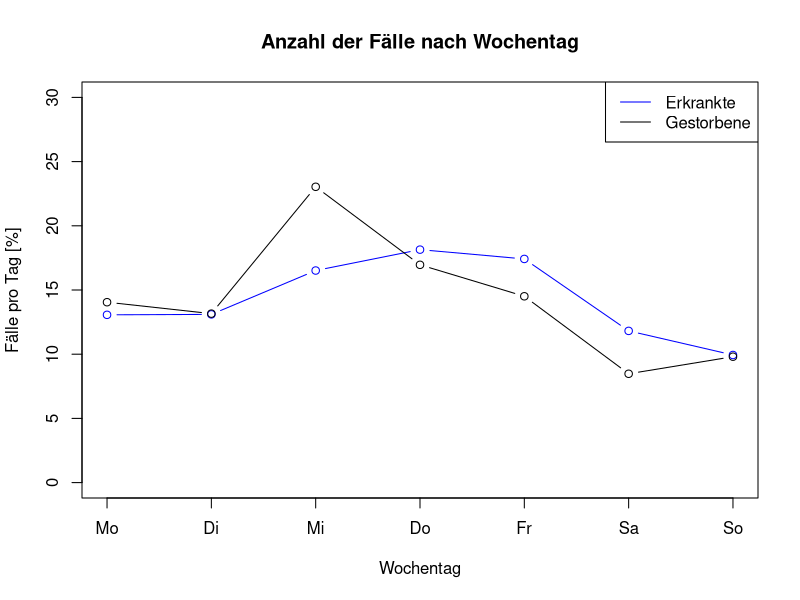

Generate this figure with R:
#!/usr/bin/env Rscript

# Load statistics from RKI test report
# Source https://www.rki.de/DE/Content/InfAZ/N/Neuartiges_Coronavirus/Situationsberichte/2020-08-05-de.pdf?__blob=publicationFile
#
# 

cases <- read.csv("../data/Germany.csv")

png("Wochentag.png")

ShortDayNames <- c(
      "Mo"
    , "Di"
    , "Mi"
    , "Do"
    , "Fr"
    , "Sa"
    , "So"
    )

l <- length(cases$Kw)

cases$incCases <- c(0, cases$Cases[2:l]-cases$Cases[1:l-1])
cases$incDeaths <- c(0, cases$Deaths[2:l]-cases$Deaths[1:l-1])

WTag <- aggregate(cbind(incCases,incDeaths)~WTag, FUN=sum, data=cases)

plot( 
      0:6
    , WTag$incCases/sum(WTag$incCases)*100
    , type="b"
    , col="blue"
    , xaxt="n"
    , ylim= c(0,30)
    , xlab="Wochentag"
    , ylab="Fälle pro Tag [%]"
    , main="Anzahl der Fälle nach Wochentag"
    )
lines( 
      0:6
    , WTag$incDeaths/sum(WTag$incDeaths)*100
    , type="b"
    , col="black"
    )
axis(1
    , at= 0:6
    , labels=ShortDayNames
    )
legend( "topright"
    , legend=c("Erkrankte","Gestorbene")
    , col=c("blue", "black")
    , lty=1
    )
    
dev.off()
